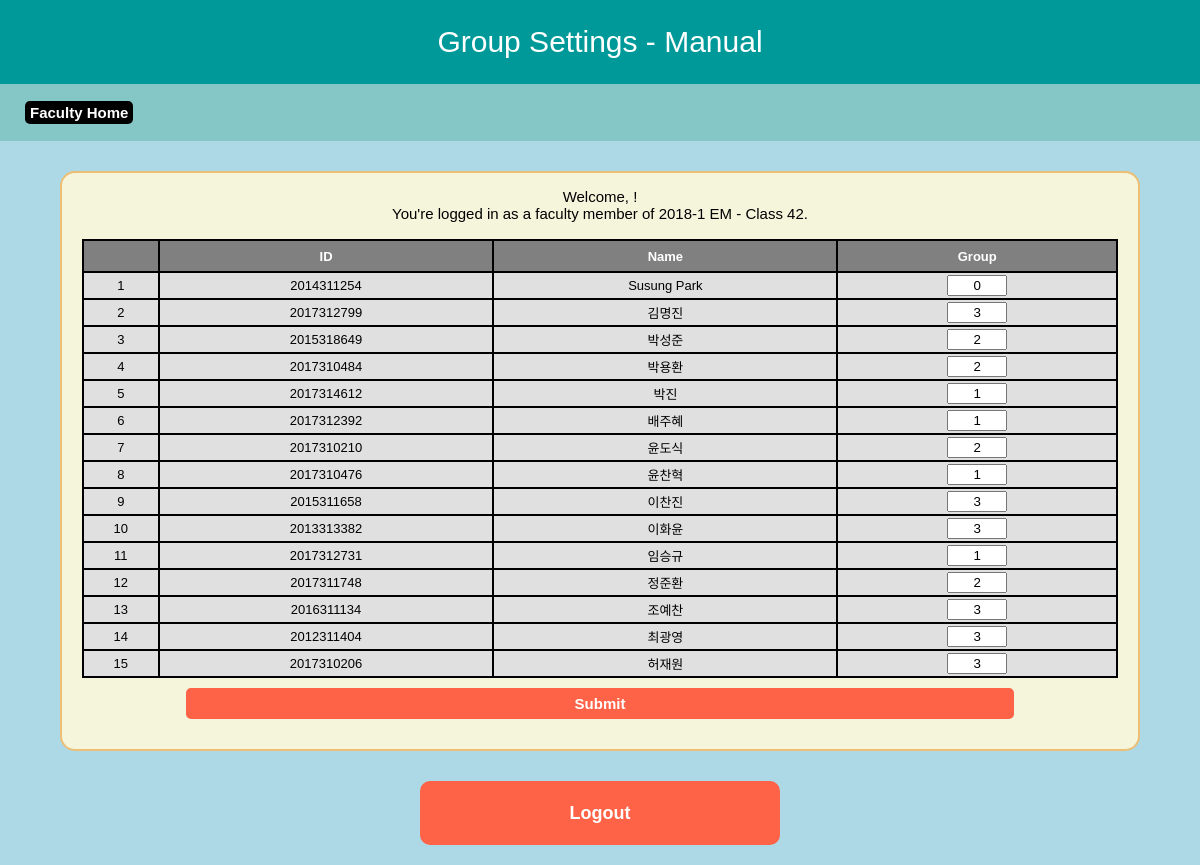
/roster/groups/manual/, run on the app's committed database.
### roster/models.py (models this page shows)
class Student(models.Model):
    user = models.OneToOneField(User, on_delete=models.CASCADE,
                                null=True, default=None)
    id_text = models.CharField(max_length=10, primary_key=True)
    name_text_korean = models.CharField(max_length=20)
    name_text_english = models.CharField(max_length=30)
    icampus_id = models.CharField(max_length=20, default=None, null=True)
    class_num= models.IntegerField(default=0)
    major_text = models.CharField(max_length=30)
    grade = models.IntegerField(default=0)
    prev_gpa = models.FloatField(default=0)
    enrolled_course = models.ManyToManyField(Course)
    group_num = models.IntegerField(default=0)
    is_visitor = models.BooleanField(default=False)

### roster/views.py (the view)
# urls.py: path('groups/manual/', views.grouping_manual, name="grouping_manual"),
def grouping_manual(request):
    grouping_manual_html = loader.get_template("roster/grouping_manual.html")
    course = Course.objects.get(is_active=True)
    full_roster = Student.objects.filter(enrolled_course=course)
    names = []
    student_numbers = []
    for student in full_roster:
        names.append(student.name_text_korean)
        student_numbers.append(student.id_text)
    context = {
        "course_title": course.title(),
        "full_roster": full_roster,
    }
    return HttpResponse(grouping_manual_html.render(context, request))

### courses/models.py (called while the page is built)
    def title(self):
        text = str(self.year) + "-" + str(self.semester) + " " + str(self.course_name) + " - Class " + str(self.class_num)
        return text

### roster/templates/roster/grouping_manual.html (shortened to what this page needs)
<html>
<head>
    {% load static %}
    {% load home_tags %}
    <link rel="stylesheet" type="text/css" href="{% static 'home/homepage.css' %}">
    <link rel="stylesheet" type="text/css" href="{% static 'global/global.css' %}">
    <link rel="stylesheet" type="text/css" href="{% static 'roster/grouping.css' %}">
</head>
<body>
    <div class="titlebar_global"><center>Group Settings - Manual</center></div>
    <div class="navigationbar_global">
        <a class="inline-link" href="">Faculty Home</a>
    </div>
    <div class="content_global">
        <center>Welcome, {{instructor_name}} !<br>
        You're logged in as a faculty member of {{course_title}}.</center> <br>
        <form action="roster:grouping_handler" method="post">
            <table style="width: 100%; font-size: 13px; text-align: center; background-color: black;">
                <tr style="border: 1px solid black; height: 30px; background-color: grey; color: white;">
                    <th></th>
                    <th>ID</th>
                    <th>Name</th>
                    <th>Group</th>
                </tr>
                {% for student in full_roster %}
                    <tr style="border: 1px solid black; background-color: #e0e0e0; height: 25px;">
                        <td>{{forloop.counter}}</td>
                        <td>{{student.id_text}}</td>
                        <td>{{student.name_text_korean}}</td>
                        <td><input type="text" name="{{student.id_text}}"
                            value="{{student.group_num}}" style="text-align: center; width: 60px;" /></td>
                    </tr>
                {% endfor %}
            </table>
            <button class="rectbutton" type="submit">Submit</button>
        </form>
    </div>
    <a class="logoutbox_global" href="{% url 'home:logout' %}">Logout</a>
</body>
</html>

### static/home/homepage.css (style rules this page uses)
body { background-color: lightblue; padding: 0px; margin: 0px; }

### static/global/global.css (style rules this page uses)
body { background-color: lightblue; padding: 0px; margin: 0px; }
div.titlebar_global { display: flex; justify-content: center; align-items: center; font-family: Arial, Helvetica, sans-serif; color: white; font-weight: normal; font-size: 30px; background-color: #009999; padding-top: 25px; padding-bottom: 25px; margin: 0px; width: 100%; }
div.navigationbar_global { font-family: Arial, Helvetica, sans-serif; color: #007777; font-weight: normal; font-size: 16px; align-content: center; background-color: #85c6c6; padding-left: 20px; padding-top: 12px; padding-bottom: 12px; padding-right: 20px; margin: 0px; width: auto; height: auto; float: top; }
div.content_global { font-family: Arial, Helvetica, sans-serif; color: black; font-weight: normal; font-size: 15px; background-color: beige; align-content: center; padding: 15px 20px; margin: 30px 5%; width: auto; height: auto; border: 2px solid #edbf76; border-radius: 15px; }
.logoutbox_global, .logoutbox_global:link, .logoutbox_global:visited { cursor: pointer; display: flex; justify-content: center; align-items: center; font-family: Arial, Helvetica, sans-serif; color: white; background-color: tomato; font-weight: bold; font-size: 18px; text-align: center; padding: 5px 20px; margin: 20px 35%; width: auto; height: 50px; border: 2px solid tomato; border-radius: 10px; text-decoration: none; }
a.inline-link:link, a.inline-link:visited { display: inline-flex; justify-content: center; align-items: center; font-family: Arial, Helvetica, sans-serif; color: white; background-color: black; font-weight: bold; font-size: 15px; text-align: center; padding: 3px 5px; width: auto; height: auto; border-radius: 5px; text-decoration: none; margin: 5px; }
.rectbutton, .rectbutton:visited { cursor: pointer; display: flex; justify-content: center; align-items: center; font-family: Arial, Helvetica, sans-serif; color: white; background-color: tomato; font-weight: bold; font-size: 15px; text-align: center; padding: 5px 5px; margin: 10px 10%; width: 80%; height: auto; border: 2px solid tomato; border-radius: 5px; text-decoration: none; }

### data on the page
Student: id_text "2014311254", name_text_korean "Susung Park", group_num "0"
Student: id_text "2017312799", name_text_korean "김명진", group_num "3"
Student: id_text "2015318649", name_text_korean "박성준", group_num "2"
Student: id_text "2017310484", name_text_korean "박용환", group_num "2"
Student: id_text "2017314612", name_text_korean "박진", group_num "1"
Student: id_text "2017312392", name_text_korean "배주혜", group_num "1"
Student: id_text "2017310210", name_text_korean "윤도식", group_num "2"
Student: id_text "2017310476", name_text_korean "윤찬혁", group_num "1"
Student: id_text "2015311658", name_text_korean "이찬진", group_num "3"
Student: id_text "2013313382", name_text_korean "이화윤", group_num "3"
Student: id_text "2017312731", name_text_korean "임승규", group_num "1"
Student: id_text "2017311748", name_text_korean "정준환", group_num "2"
Student: id_text "2016311134", name_text_korean "조예찬", group_num "3"
Student: id_text "2012311404", name_text_korean "최광영", group_num "3"
Student: id_text "2017310206", name_text_korean "허재원", group_num "3"

### other printed values
{{ course_title }} "2018-1 EM - Class 42"
